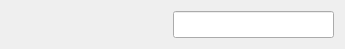
<?xml version="1.0" encoding="UTF-8"?>
<ui version="4.0">
 <class>SearchWidget</class>
 <widget class="QWidget" name="SearchWidget">
  <property name="geometry">
   <rect>
    <x>0</x>
    <y>0</y>
    <width>345</width>
    <height>31</height>
   </rect>
  </property>
  <property name="windowTitle">
   <string>Form</string>
  </property>
  <layout class="QHBoxLayout" name="horizontalLayout">
   <item>
    <spacer name="horizontalSpacer">
     <property name="orientation">
      <enum>Qt::Horizontal</enum>
     </property>
     <property name="sizeHint" stdset="0">
      <size>
       <width>141</width>
       <height>20</height>
      </size>
     </property>
    </spacer>
   </item>
   <item>
    <widget class="SearchLineEdit" name="searchEdit">
     <property name="minimumSize">
      <size>
       <width>60</width>
       <height>27</height>
      </size>
     </property>
     <property name="maximumSize">
      <size>
       <width>180</width>
       <height>16777215</height>
      </size>
     </property>
    </widget>
   </item>
  </layout>
 </widget>
 <customwidgets>
  <customwidget>
   <class>SearchLineEdit</class>
   <extends>QLineEdit</extends>
   <header>libtomahawk/playlist/topbar/searchlineedit.h</header>
  </customwidget>
 </customwidgets>
 <resources/>
 <connections/>
</ui>
